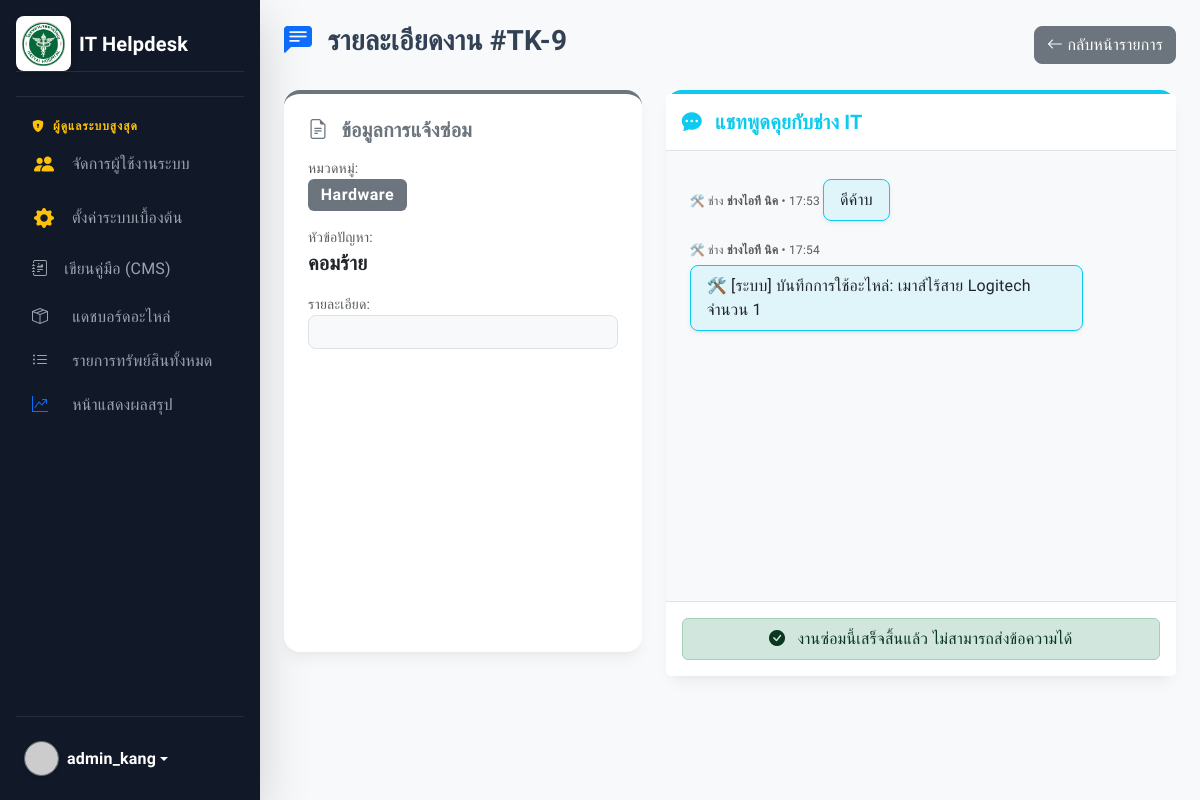
/modules/tickets/ticket_detail.php?id=9 (signed in), run on the app's committed database.
### tables this page shows
CREATE TABLE `tickets` (
  `ticket_id` int(11) NOT NULL,
  `user_id` int(11) NOT NULL,
  `it_support_id` int(11) DEFAULT NULL,
  `title` varchar(150) NOT NULL,
  `category` varchar(50) NOT NULL,
  `problem_desc` text NOT NULL,
  `building` varchar(100) DEFAULT NULL,
  `floor` varchar(50) DEFAULT NULL,
  `room_no` varchar(100) DEFAULT NULL,
  `image_path` varchar(255) DEFAULT NULL,
  `urgency` enum('Normal','High','Critical') DEFAULT 'Normal',
  `status` enum('Pending','In Progress','Resolved','Closed') DEFAULT 'Pending',
  `resolution_notes` text DEFAULT NULL,
  `rating` int(11) DEFAULT NULL,
  `feedback` text DEFAULT NULL,
  `created_at` timestamp NOT NULL DEFAULT current_timestamp(),
  `resolved_at` timestamp NULL DEFAULT NULL
);

CREATE TABLE `ticket_comments` (
  `comment_id` int(11) NOT NULL,
  `ticket_id` int(11) NOT NULL,
  `user_id` int(11) NOT NULL,
  `message` text NOT NULL,
  `created_at` timestamp NOT NULL DEFAULT current_timestamp()
);

CREATE TABLE `users` (
  `user_id` int(11) NOT NULL,
  `username` varchar(50) NOT NULL,
  `password` varchar(255) NOT NULL,
  `full_name` varchar(100) NOT NULL,
  `dept_id` int(11) DEFAULT NULL,
  `role` enum('staff','it','admin') DEFAULT 'staff',
  `created_at` timestamp NOT NULL DEFAULT current_timestamp()
);

### core/Ticket.php (called while the page is built, shortened)
<?php
class Ticket {
    private $conn;
    private $table = "tickets";
    public function __construct($db) {
        $this->conn = $db;
    }
    public function getTicketById($ticket_id) {
        $sql = "SELECT t.*, u.full_name as reporter_name, d.dept_name
                FROM " . $this->table . " t
                JOIN users u ON t.user_id = u.user_id
                JOIN departments d ON u.dept_id = d.dept_id
                WHERE t.ticket_id = ?";
        $stmt = $this->conn->prepare($sql);
        $stmt->execute([$ticket_id]);
        return $stmt->fetch();
    }
}
?>

### modules/tickets/ticket_detail.php (the view, shortened to what this page needs)
<?php
require_once '../../core/Ticket.php';
$db = new Database();
$conn = $db->connect();
$ticketObj = new Ticket($conn);
$ticket = $ticketObj->getTicketById($_GET['id']);
require_once '../../includes/header.php';
require_once '../../includes/sidebar.php';
?>
<div class="d-flex justify-content-between align-items-center mb-4">
    <h3 class="fw-bold"><i class="bi bi-chat-left-text-fill text-primary me-2"></i> รายละเอียดงาน #TK-<?php echo $ticket['ticket_id']; ?></h3>
    <a href="view.php" class="btn btn-secondary text-white"><i class="bi bi-arrow-left"></i> กลับหน้ารายการ</a>
</div>
<div class="row">
    <div class="col-md-5 mb-4">
        <div class="card card-custom p-4 border-top border-secondary border-4 h-100">
            <h5 class="fw-bold mb-3 text-secondary"><i class="bi bi-file-earmark-text me-2"></i> ข้อมูลการแจ้งซ่อม</h5>
            <div class="mb-3">
                <small class="text-muted d-block">หมวดหมู่:</small>
                <span class="badge bg-secondary fs-6"><?php echo $ticket['category']; ?></span>
            </div>
            <div class="mb-3">
                <small class="text-muted d-block">หัวข้อปัญหา:</small>
                <div class="fw-bold fs-5 text-dark"><?php echo htmlspecialchars($ticket['title']); ?></div>
            </div>
            <div class="mb-3">
                <small class="text-muted d-block">รายละเอียด:</small>
                <div class="bg-light p-3 rounded-3 border"><?php echo nl2br(htmlspecialchars($ticket['problem_desc'])); ?></div>
            </div>
        </div>
    </div>
    <div class="col-md-7">
        <div class="card card-custom border-top border-info border-4 h-100 d-flex flex-column">
            <div class="card-header bg-white p-3 border-bottom">
                <h5 class="fw-bold mb-0 text-info"><i class="bi bi-chat-dots-fill me-2"></i> แชทพูดคุยกับช่าง IT</h5>
            </div>
            <div class="card-body p-4 overflow-auto" style="height: 450px; background-color: #f8f9fa;">
                <?php
                    $stmt = $conn->prepare("SELECT c.*, u.full_name, u.role FROM ticket_comments c JOIN users u ON c.user_id = u.user_id WHERE c.ticket_id = ? ORDER BY c.created_at ASC");
                    $stmt->execute([$ticket['ticket_id']]);
                    $comments = $stmt->fetchAll();
                    foreach($comments as $c):
                        $is_me = ($c['user_id'] == $_SESSION['user_id']);
                        $is_it = in_array($c['role'], ['it', 'admin']);
                        $bg_color = $is_me ? 'bg-primary text-white' : ($is_it ? 'bg-info bg-opacity-10 border border-info' : 'bg-white border');
                        $align = $is_me ? 'text-end' : 'text-start';
                ?>
                    <div class="mb-3 <?php echo $align; ?>">
                        <small class="text-muted" style="font-size: 0.75rem;">
                            <?php echo $is_it ? '🛠️ ช่าง ' : '👩‍⚕️ '; ?>
                            <span class="fw-bold"><?php echo $c['full_name']; ?></span> • <?php echo date('H:i', strtotime($c['created_at'])); ?>
                        </small>
                        <div class="d-inline-block p-2 px-3 rounded-3 mt-1 shadow-sm <?php echo $bg_color; ?>" style="max-width: 85%; text-align: left;">
                            <?php echo nl2br(htmlspecialchars($c['message'])); ?>
                        </div>
                    </div>
                <?php endforeach; ?>
            </div>
            <div class="card-footer bg-white p-3 border-top">
                <?php if($ticket['status'] != 'Resolved'): ?>
                    <form method="POST" action="">
                        <div class="input-group shadow-sm rounded">
                            <input type="text" name="message" class="form-control form-control-lg border-primary" placeholder="พิมพ์ข้อความอัปเดตงาน..." required autocomplete="off">
                            <button class="btn btn-primary px-4" type="submit">
                                <i class="bi bi-send-fill"></i>
                            </button>
                        </div>
                    </form>
                <?php else: ?>
                    <div class="alert alert-success mb-0 text-center py-2">
                        <i class="bi bi-check-circle-fill me-2"></i> งานซ่อมนี้เสร็จสิ้นแล้ว ไม่สามารถส่งข้อความได้
                    </div>
                <?php endif; ?>
            </div>
        </div>
    </div>
</div>
<?php require_once '../../includes/footer.php'; ?>

### assets/css/style.css (style rules this page uses)
:root { --primary-color: #4361ee; --secondary-color: #3f37c9; --success-color: #4cc9f0; --danger-color: #f72585; --bg-color: #f8f9fa; --sidebar-bg: #111827; --sidebar-hover: #1f2937; --text-main: #334155; --card-shadow: 0 10px 15px -3px rgba(0, 0, 0, 0.05), 0 4px 6px -2px rgba(0, 0, 0, 0.025); }
body { font-family: 'Sarabun', sans-serif; background-color: var(--bg-color); color: var(--text-main); letter-spacing: 0.2px; }
.card-custom { border: none; border-radius: 16px; box-shadow: var(--card-shadow); transition: transform 0.3s cubic-bezier(0.4, 0, 0.2, 1), box-shadow 0.3s cubic-bezier(0.4, 0, 0.2, 1); background: #ffffff; }
.btn { border-radius: 8px; font-weight: 500; transition: all 0.2s ease; }
.badge { padding: 0.5em 0.8em; font-weight: 600; border-radius: 6px; letter-spacing: 0.5px; }

### includes/header.php (style rules this page uses)
html, body { height: 100%; }

### data on the page
tickets: ticket_id "9", category "Hardware", title "คอมร้าย"
ticket_comments: user.full_name "ช่างไอที นิค", created_at "17:53", message "ดีค้าบ"
ticket_comments: user.full_name "ช่างไอที นิค", created_at "17:54", message "🛠️ [ระบบ] บันทึกการใช้อะไหล่: เมาส์ไร้สาย Logitech จำนวน 1"

### other printed values
$_SESSION['username'] "admin_kang"
